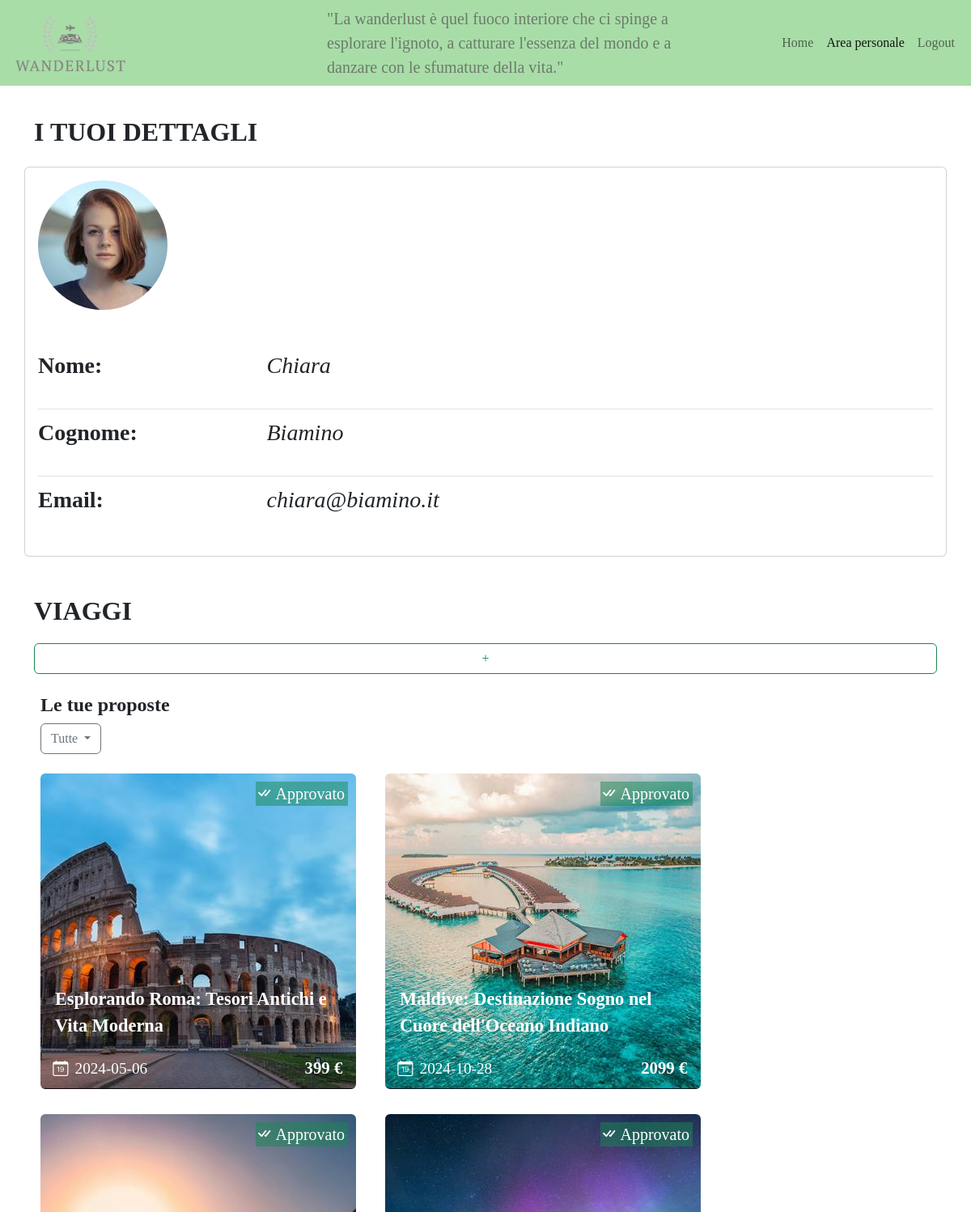
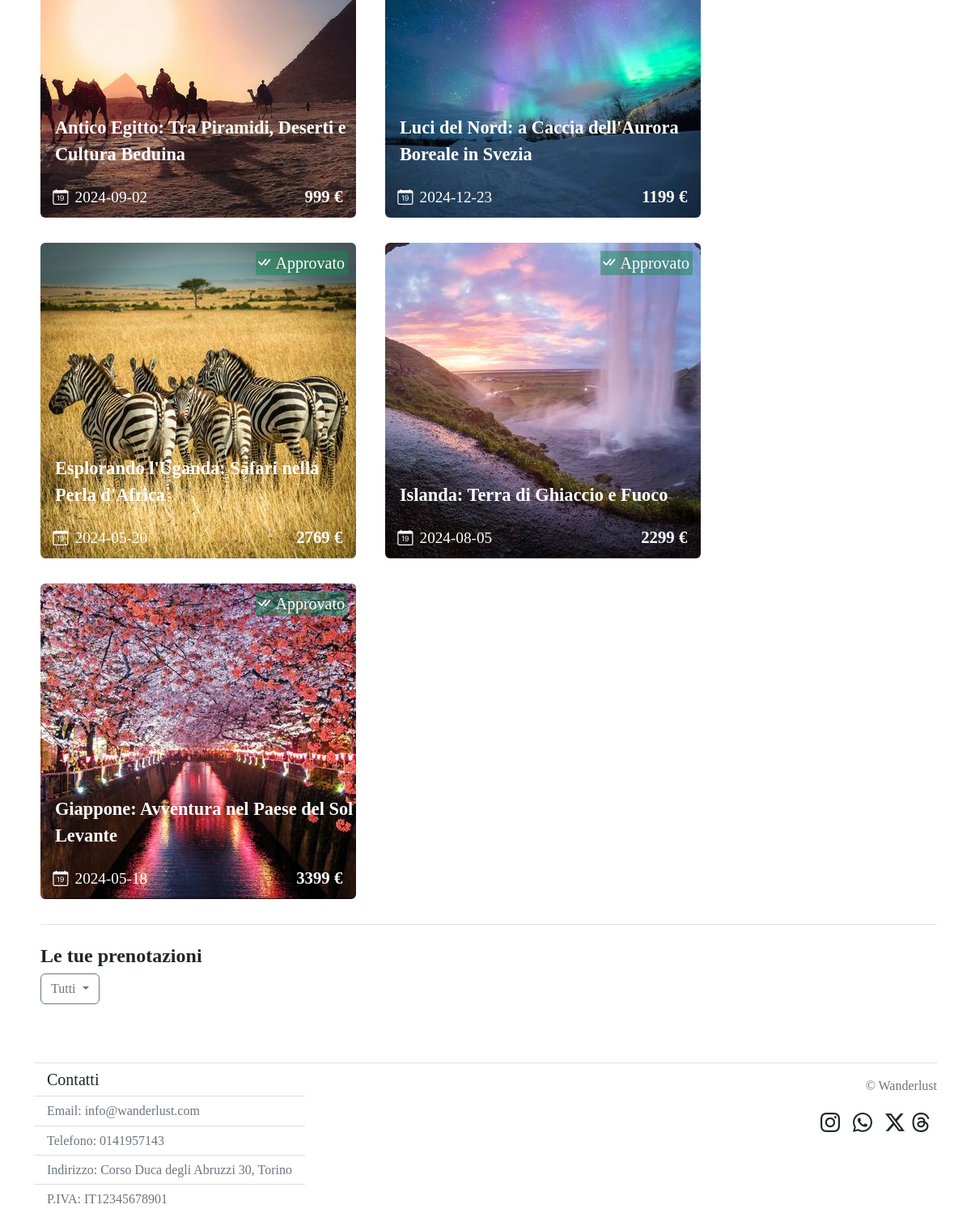
Page /profilo (signed in) on the committed database (2 pictures, top to bottom).
### tables this page shows
CREATE TABLE "utenti" (
	"id"	INTEGER NOT NULL,
	"nome"	TEXT NOT NULL,
	"cognome"	TEXT NOT NULL,
	"email"	TEXT NOT NULL UNIQUE,
	"password"	TEXT NOT NULL,
	"img_profilo"	TEXT NOT NULL,
	"tipologia"	TEXT NOT NULL,
	"banned"	INTEGER NOT NULL,
	PRIMARY KEY("id" AUTOINCREMENT)
);

CREATE TABLE "viaggi" (
	"id"	INTEGER NOT NULL,
	"id_coordinatore"	INTEGER NOT NULL,
	"continente"	TEXT NOT NULL,
	"nazione"	TEXT NOT NULL,
	"data"	TEXT NOT NULL,
	"num_giorni"	TEXT NOT NULL,
	"aeroporto"	TEXT NOT NULL,
	"prezzo"	INTEGER NOT NULL,
	"descrizione"	TEXT NOT NULL,
	"img_viaggio"	TEXT NOT NULL UNIQUE,
	"approvato"	INTEGER NOT NULL,
	"titolo"	TEXT NOT NULL,
	PRIMARY KEY("id" AUTOINCREMENT)
);

### app.py (the view)
@app.route('/profilo', methods = ['POST', 'GET'])
@login_required
def area_personale():
    oggi = datetime.today().strftime('%Y-%m-%d')
    un_mese_dopo = (datetime.now() + timedelta(weeks=4)).strftime('%Y-%m-%d')
    aeroporti_italiani = [
    "Roma-Fiumicino - FCO", "Milano-Malpensa - MXP", "Milano-Linate - LIN", "Venezia Marco Polo - VCE", "Napoli-Capodichino - NAP", "Firenze-Peretola - FLR", "Bologna-Guglielmo Marconi - BLQ", "Catania-Fontanarossa - CTA", "Palermo-Punta Raisi - PMO", "Bergamo-Orio al Serio - BGY", "Pisa Galileo Galilei - PSA", "Verona-Villafranca - VRN", "Torino-Caselle - TRN", "Bari-Palese - BRI", "Cagliari-Elmas - CAG", "Trapani-Birgi - TPS", "Brindisi-Casale - BDS", "Genova-Cristoforo Colombo - GOA", "Perugia-Sant'Egidio - PEG", "Ancona-Falconara - AOI"
]
    filtroApprovazione = request.form.get('filtroApprovazione', 'all')
    if filtroApprovazione == 'all':
        viaggi_coordinatore = viaggi_dao.getViaggiCoordinatore(current_user.id)
    else:
        filtro = int(filtroApprovazione)
        viaggi_coordinatore = viaggi_dao.getViaggiCoordinatoreFiltro(current_user.id, filtro)
    viaggi_prenotati = viaggi_dao.getViaggiPrenotati(current_user.id)
    viaggi_filtrati = []
    filtroDataViaggio = request.form.get('filtroDataViaggio', 'all')
    if filtroDataViaggio == "futuro":
        for viaggio in viaggi_prenotati:
            if viaggio['data'] >= oggi:
                viaggi_filtrati.append(viaggio)
    elif filtroDataViaggio == "passato":
        for viaggio in viaggi_prenotati:
            if viaggio['data'] < oggi:
                viaggi_filtrati.append(viaggio)
    else:
        viaggi_filtrati = viaggi_prenotati
    return render_template('profilo.html', un_mese_dopo=un_mese_dopo, aeroporti_italiani=aeroporti_italiani, viaggi_coordinatore = viaggi_coordinatore, filtroApprovazione=filtroApprovazione, viaggi_prenotati = viaggi_filtrati, filtroDataViaggio = filtroDataViaggio, oggi = oggi)

### app.py (called while the page is built)
@login_manager.user_loader
def load_user(user_id):
    db_user = utenti_dao.getUtenteByID(user_id)
    if db_user is not None:
        user = User(id=db_user['id'], nome = db_user['nome'], cognome = db_user['cognome'], email = db_user['email'], password = db_user['password'], tipologia = db_user['tipologia'], img_profilo=db_user['img_profilo'])
    return user

### utenti_dao.py (called while the page is built)
def getUtenteByID(id):
    query = 'SELECT * FROM utenti WHERE id = ?'
    connection = sqlite3.connect('db/wanderlust.db')
    connection.row_factory = sqlite3.Row
    cursor = connection.cursor()
    cursor.execute(query, (id,))
    result = cursor.fetchone()
    cursor.close()
    connection.close()
    return result

### viaggi_dao.py (called while the page is built)
def getViaggiCoordinatore(id_coordinatore):
    query = 'SELECT * FROM viaggi WHERE id_coordinatore = ?'
    connection = sqlite3.connect('db/wanderlust.db')
    connection.row_factory = sqlite3.Row
    cursor = connection.cursor()
    cursor.execute(query, (id_coordinatore,))
    result = cursor.fetchall()
    cursor.close()
    connection.close()
    return result

def getViaggiPrenotati(id_utente):
    query = 'SELECT * FROM partecipazioni_viaggi, viaggi WHERE viaggi.id = partecipazioni_viaggi.id_viaggio AND partecipazioni_viaggi.id_utente = ? AND viaggi.id_coordinatore != partecipazioni_viaggi.id_utente'
    connection = sqlite3.connect('db/wanderlust.db')
    connection.row_factory = sqlite3.Row
    cursor = connection.cursor()
    cursor.execute(query, (id_utente,))
    result = cursor.fetchall()
    cursor.close()
    connection.close()
    return result

### templates/profilo.html (shortened to what this page needs)
{% extends "base.html" %}
{%block active_area_personale%} active {%endblock%}
{% block content %}
<section class="mb-4">
    <section class="d-flex justify-content-between">
        <h1 class=" fw-bold display-5 fs-2 fontCopperplate mb-4">I TUOI DETTAGLI</h1>
    </section>
    <article class="card row">
      <section class="card-body col-12">
          <div class="mb-5">
              <img class="usrimg rounded-circle" src="{{url_for('static', filename = 'utenti/'+current_user.img_profilo)}}"
                      alt="Questa è l'immagine dell'utente {{current_user.nome |e }}">
          </div>
          <section class="row mb-3">
              <p class="col-md-3 fs-3 fw-semibold">Nome:</p>
              <p class="col-md-9 fst-italic fs-3">{{ current_user.nome }}</p>
          </section>
          <div class="py-1 border-top">
          </div>
          <section class="row mb-3">
              <p class="col-md-3 fs-3 fw-semibold">Cognome:</p>
              <p class="col-md-9 fst-italic fs-3">{{ current_user.cognome }}</p>
          </section>
          <div class="py-1 border-top">
          </div>
          <section class="row mb-3">
              <p class="col-md-3 fs-3 fw-semibold">Email:</p>
              <p class="col-md-9 fst-italic fs-3">{{ current_user.email }}</p>
          </section>
      </section>
    </article>
</section>
<section class="mt-4">
    <div class="d-flex justify-content-between mb-3">
        <h1 class="fw-bold display-5 fs-2 fontCopperplate mb-1">VIAGGI</h1>
    </div>
    {%if current_user.tipologia == 'admin' or current_user.tipologia == 'coordinatore'%}
    <div class="d-grid gap-2 mb-4">
        <button class="btn btn-outline-success" type="button" data-bs-toggle="modal" data-bs-target="#modalNewTrip">+</button>
    </div>
    <section>
        <h3 class="fw-bold display-5 fs-4 fontCopperplate mb-2 ms-2">Le tue proposte</h3>
        <div class="dropdown mb-4 ms-2">
            <form action = "{{url_for('area_personale')}}" method="POST">
              <button class="fontCopperplate btn {%if filtroApprovazione == 'all'%}btn-outline-secondary{%elif filtroApprovazione=='1'%}btn-outline-success{%else%}btn-outline-primary{%endif%} dropdown-toggle" role="button" data-bs-toggle="dropdown" aria-expanded="false">
                {%if filtroApprovazione == 'all'%}Tutte
                {%elif filtroApprovazione== '1'%} Approvate
                {%else%} In attesa di approvazione
                {%endif%}
              </button>
            </form>
        </div>
        {%for viaggio in viaggi_coordinatore%}
        <article class="me-4 ms-2 mb-4 image-container">
            <a href="{{url_for('pagina_viaggio', id_viaggio = viaggio.id)}}"><img class="zoomable rounded" src="{{url_for('static', filename = 'viaggio/'+viaggio.img_viaggio)}}" alt="Questa è l'immagine del viaggio in {{viaggio.nazione}}"></a>
            <p class="titleImgPos">{{viaggio.titolo}}</p>
            <section class="d-flex justify-content-start align-items-center sectionDaysImgPos">
                <i class="bi bi-calendar-date me-2"></i>
                <p class="pMarginNegativo">{{viaggio.data}}</p>
            </section>
            <p class="priceImgPos pMarginNegativo">{{viaggio.prezzo}} €</p>
            {%if viaggio.approvato == 1%}
            <div class="fav-button d-flex justify-content-start align-items-center bg-success text-white bg-opacity-50 fs-5">
                <i class="bi bi-check-all me-1"></i>
                <p class="pMarginNegativo pe-1 fontCopperplate">Approvato</p>
            </div>
            {%else%}
            <div class="fav-button d-flex justify-content-start align-items-center bg-primary text-white bg-opacity-50 fs-5">
                <i class="bi bi-hourglass-split me-1"></i>
                <p class="pMarginNegativo pe-1 fontCopperplate">In attesa di approvazione</p>
            </div>
            {%endif%}
        </article>
        {%endfor%}
    </section>
    {%endif%}
    <section>
        <h3 class="fw-bold display-5 fs-4 fontCopperplate mb-2 ms-2 pt-4 border-top">Le tue prenotazioni</h3>
        <div class="dropdown mb-4 ms-2">
            <form action = "{{url_for('area_personale')}}" method="POST">
                <button class="fontCopperplate btn {%if filtroDataViaggio == 'all'%}btn-outline-secondary{%elif filtroDataViaggio=='futuro'%}btn-outline-success{%else%}btn-outline-warning{%endif%} dropdown-toggle" role="button" data-bs-toggle="dropdown" aria-expanded="false">
                    {%if filtroDataViaggio == 'all'%}Tutti
                    {%elif filtroDataViaggio== 'futuro'%} Viaggi futuri
                    {%else%} Viaggi passati
                    {%endif%}
                </button>
            </form>
        </div>
    </section>
</section>
{%endblock%}

### static/style.css (style rules this page uses)
body { font-family: Georgia, 'Times New Roman', Times, serif; }
.fontCopperplate { font-family: Copperplate, Copperplate Gothic Light, fantasia; }
.image-container { position: relative; display: inline-block; }
.zoomable { display: block; max-width: 100%; height: auto; transition: transform 0.3s ease-in-out; }
.titleImgPos { color: #fff; font-size:1.4em; font-weight: bold; position: absolute; bottom: 2em; left: 0.8em; z-index: 998; }
.sectionDaysImgPos { color: #fff; font-size:1.2em; font-weight: 400; position: absolute; bottom: 0.5em; left: 0.8em; z-index: 998; }
.pMarginNegativo { margin-bottom: 0%; }
.priceImgPos { color: #fff; font-size:1.3em; font-weight: bold; position: absolute; bottom: 0.5em; right: 0.8em; z-index: 998; }
.fav-button { position: absolute; top: 0.5em; right: 0.5em; z-index: 998; }

### rows in the picture
utenti: img_profilo (picture), nome "Chiara", cognome "Biamino", email "chiara@biamino.it"
viaggi: img_viaggio (picture), titolo "Esplorando Roma: Tesori Antichi e Vita Moderna", data "2024-05-06", prezzo "399", approvato 1 (drawn)
viaggi: img_viaggio (picture), titolo "Maldive: Destinazione Sogno nel Cuore dell'Oceano Indiano", data "2024-10-28", prezzo "2099", approvato 1 (drawn)
viaggi: img_viaggio (picture), titolo "Antico Egitto: Tra Piramidi, Deserti e Cultura Beduina", data "2024-09-02", prezzo "999", approvato 1 (drawn)
viaggi: img_viaggio (picture), titolo "Luci del Nord: a Caccia dell'Aurora Boreale in Svezia", data "2024-12-23", prezzo "1199", approvato 1 (drawn)
viaggi: img_viaggio (picture), titolo "Esplorando l'Uganda: Safari nella Perla d'Africa", data "2024-05-20", prezzo "2769", approvato 1 (drawn)
viaggi: img_viaggio (picture), titolo "Islanda: Terra di Ghiaccio e Fuoco", data "2024-08-05", prezzo "2299", approvato 1 (drawn)
viaggi: img_viaggio (picture), titolo "Giappone: Avventura nel Paese del Sol Levante", data "2024-05-18", prezzo "3399", approvato 1 (drawn)
